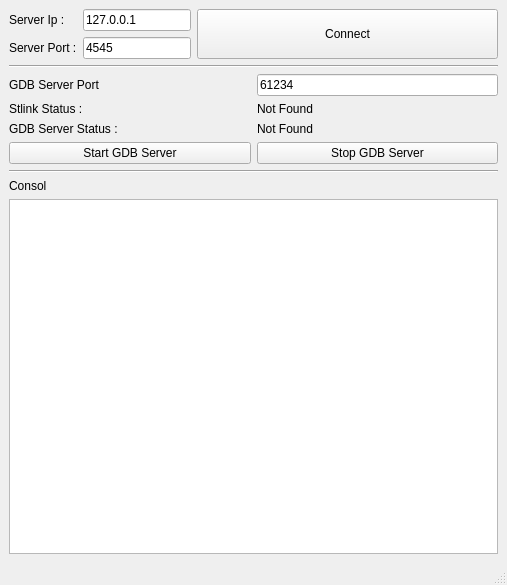
<?xml version="1.0" encoding="UTF-8"?>
<ui version="4.0">
 <class>MainWindow</class>
 <widget class="QMainWindow" name="MainWindow">
  <property name="geometry">
   <rect>
    <x>0</x>
    <y>0</y>
    <width>507</width>
    <height>585</height>
   </rect>
  </property>
  <property name="windowTitle">
   <string>MainWindow</string>
  </property>
  <widget class="QWidget" name="centralwidget">
   <layout class="QGridLayout" name="gridLayout_3">
    <item row="2" column="0">
     <layout class="QGridLayout" name="gridLayout">
      <item row="0" column="0">
       <widget class="QLabel" name="label_5">
        <property name="sizePolicy">
         <sizepolicy hsizetype="Preferred" vsizetype="Preferred">
          <horstretch>0</horstretch>
          <verstretch>0</verstretch>
         </sizepolicy>
        </property>
        <property name="text">
         <string>GDB Server Port</string>
        </property>
        <property name="margin">
         <number>0</number>
        </property>
       </widget>
      </item>
      <item row="5" column="0" colspan="2">
       <widget class="Line" name="line_2">
        <property name="orientation">
         <enum>Qt::Horizontal</enum>
        </property>
       </widget>
      </item>
      <item row="7" column="0" colspan="2">
       <widget class="QTextEdit" name="consol">
        <property name="sizePolicy">
         <sizepolicy hsizetype="Expanding" vsizetype="Expanding">
          <horstretch>0</horstretch>
          <verstretch>0</verstretch>
         </sizepolicy>
        </property>
       </widget>
      </item>
      <item row="1" column="0">
       <widget class="QLabel" name="label_4">
        <property name="sizePolicy">
         <sizepolicy hsizetype="Preferred" vsizetype="Preferred">
          <horstretch>0</horstretch>
          <verstretch>0</verstretch>
         </sizepolicy>
        </property>
        <property name="text">
         <string>Stlink Status :</string>
        </property>
       </widget>
      </item>
      <item row="6" column="0">
       <widget class="QLabel" name="label_3">
        <property name="text">
         <string>Consol</string>
        </property>
       </widget>
      </item>
      <item row="0" column="1">
       <widget class="QLineEdit" name="GDBserverPort">
        <property name="sizePolicy">
         <sizepolicy hsizetype="Preferred" vsizetype="Preferred">
          <horstretch>0</horstretch>
          <verstretch>0</verstretch>
         </sizepolicy>
        </property>
        <property name="text">
         <string>61234</string>
        </property>
       </widget>
      </item>
      <item row="1" column="1">
       <widget class="QLabel" name="StlinkStatus">
        <property name="sizePolicy">
         <sizepolicy hsizetype="Preferred" vsizetype="Preferred">
          <horstretch>0</horstretch>
          <verstretch>0</verstretch>
         </sizepolicy>
        </property>
        <property name="text">
         <string>Not Found</string>
        </property>
       </widget>
      </item>
      <item row="2" column="0">
       <widget class="QLabel" name="label_6">
        <property name="sizePolicy">
         <sizepolicy hsizetype="Preferred" vsizetype="Preferred">
          <horstretch>0</horstretch>
          <verstretch>0</verstretch>
         </sizepolicy>
        </property>
        <property name="text">
         <string>GDB Server Status :</string>
        </property>
       </widget>
      </item>
      <item row="2" column="1">
       <widget class="QLabel" name="GDBserverStatus">
        <property name="sizePolicy">
         <sizepolicy hsizetype="Preferred" vsizetype="Preferred">
          <horstretch>0</horstretch>
          <verstretch>0</verstretch>
         </sizepolicy>
        </property>
        <property name="text">
         <string>Not Found</string>
        </property>
       </widget>
      </item>
      <item row="3" column="0">
       <widget class="QPushButton" name="startGDBServer">
        <property name="sizePolicy">
         <sizepolicy hsizetype="Preferred" vsizetype="Preferred">
          <horstretch>0</horstretch>
          <verstretch>0</verstretch>
         </sizepolicy>
        </property>
        <property name="text">
         <string>Start GDB Server</string>
        </property>
       </widget>
      </item>
      <item row="3" column="1">
       <widget class="QPushButton" name="stopGDBserver">
        <property name="text">
         <string>Stop GDB Server</string>
        </property>
       </widget>
      </item>
     </layout>
    </item>
    <item row="1" column="0">
     <widget class="Line" name="line">
      <property name="orientation">
       <enum>Qt::Horizontal</enum>
      </property>
     </widget>
    </item>
    <item row="0" column="0">
     <layout class="QGridLayout" name="gridLayout_2">
      <item row="0" column="2">
       <widget class="QLineEdit" name="ServerIP">
        <property name="sizePolicy">
         <sizepolicy hsizetype="Fixed" vsizetype="Fixed">
          <horstretch>0</horstretch>
          <verstretch>0</verstretch>
         </sizepolicy>
        </property>
        <property name="text">
         <string>127.0.0.1</string>
        </property>
       </widget>
      </item>
      <item row="1" column="1">
       <widget class="QLabel" name="label_2">
        <property name="text">
         <string>Server Port :</string>
        </property>
        <property name="margin">
         <number>0</number>
        </property>
       </widget>
      </item>
      <item row="1" column="2">
       <widget class="QLineEdit" name="ServerPort">
        <property name="sizePolicy">
         <sizepolicy hsizetype="Fixed" vsizetype="Fixed">
          <horstretch>0</horstretch>
          <verstretch>0</verstretch>
         </sizepolicy>
        </property>
        <property name="text">
         <string>4545</string>
        </property>
       </widget>
      </item>
      <item row="0" column="1">
       <widget class="QLabel" name="label">
        <property name="sizePolicy">
         <sizepolicy hsizetype="Fixed" vsizetype="Preferred">
          <horstretch>0</horstretch>
          <verstretch>0</verstretch>
         </sizepolicy>
        </property>
        <property name="text">
         <string>Server Ip :</string>
        </property>
        <property name="margin">
         <number>0</number>
        </property>
       </widget>
      </item>
      <item row="0" column="3" rowspan="2">
       <widget class="QPushButton" name="connectServer">
        <property name="sizePolicy">
         <sizepolicy hsizetype="Expanding" vsizetype="Expanding">
          <horstretch>0</horstretch>
          <verstretch>0</verstretch>
         </sizepolicy>
        </property>
        <property name="text">
         <string>Connect</string>
        </property>
       </widget>
      </item>
     </layout>
    </item>
   </layout>
  </widget>
  <widget class="QMenuBar" name="menubar">
   <property name="geometry">
    <rect>
     <x>0</x>
     <y>0</y>
     <width>507</width>
     <height>21</height>
    </rect>
   </property>
  </widget>
  <widget class="QStatusBar" name="statusbar"/>
 </widget>
 <resources/>
 <connections/>
</ui>
